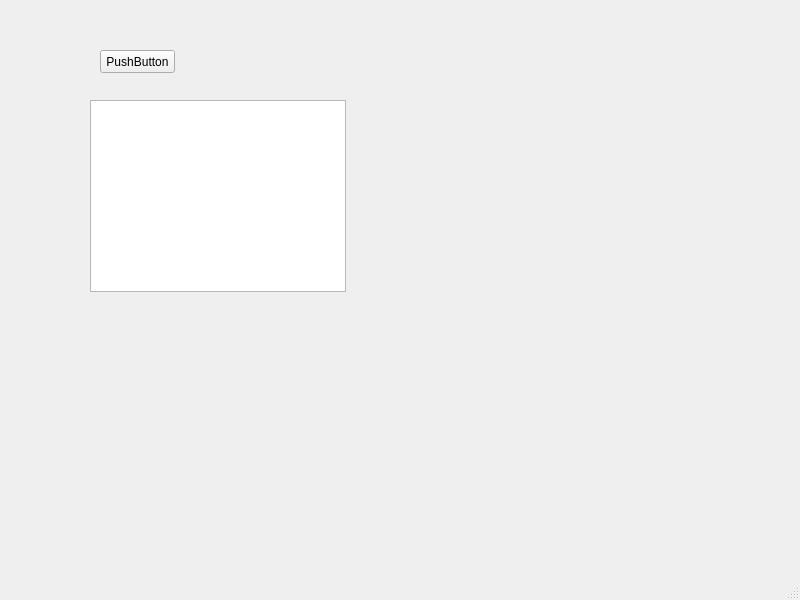
<?xml version="1.0" encoding="UTF-8"?>
<ui version="4.0">
 <class>MainWindow</class>
 <widget class="QMainWindow" name="MainWindow">
  <property name="geometry">
   <rect>
    <x>0</x>
    <y>0</y>
    <width>800</width>
    <height>600</height>
   </rect>
  </property>
  <property name="windowTitle">
   <string>MainWindow</string>
  </property>
  <widget class="QWidget" name="centralwidget">
   <widget class="QPushButton" name="pushButton">
    <property name="geometry">
     <rect>
      <x>100</x>
      <y>50</y>
      <width>75</width>
      <height>23</height>
     </rect>
    </property>
    <property name="text">
     <string>PushButton</string>
    </property>
   </widget>
   <widget class="QListView" name="listView">
    <property name="geometry">
     <rect>
      <x>90</x>
      <y>100</y>
      <width>256</width>
      <height>192</height>
     </rect>
    </property>
   </widget>
  </widget>
  <widget class="QMenuBar" name="menubar">
   <property name="geometry">
    <rect>
     <x>0</x>
     <y>0</y>
     <width>800</width>
     <height>21</height>
    </rect>
   </property>
  </widget>
  <widget class="QStatusBar" name="statusbar"/>
 </widget>
 <resources/>
 <connections/>
</ui>
